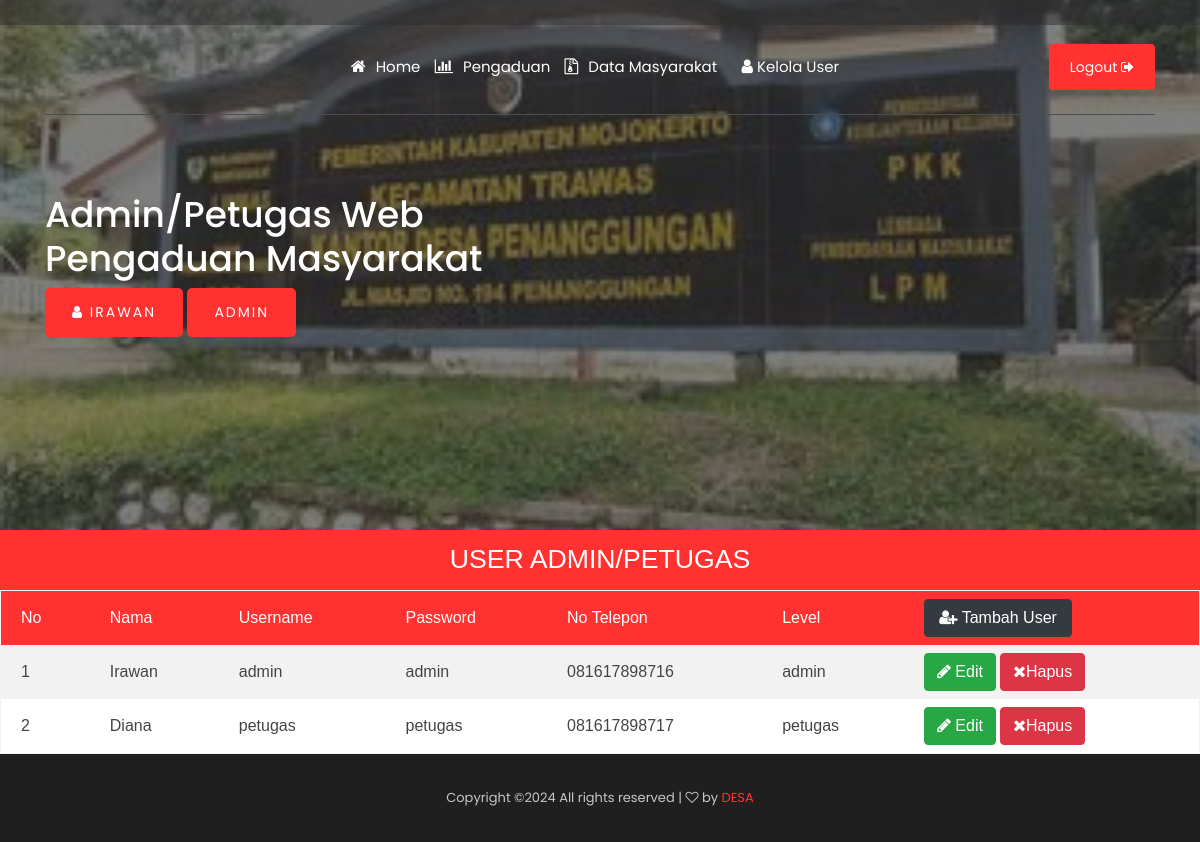
The page /user_admin.php (signed in) on the database its author committed.
### tables this page shows
CREATE TABLE `petugas` (
  `id_petugas` int(11) NOT NULL,
  `nama_petugas` varchar(35) NOT NULL,
  `username` varchar(25) NOT NULL,
  `password` varchar(32) NOT NULL,
  `tlp` varchar(13) NOT NULL,
  `level` enum('admin','petugas') NOT NULL
);

### user_admin.php (the view, shortened to what this page needs)
<?php
include 'koneksi.php';
if(!isset ($_SESSION['nama_petugas'])){
	header ("location: index.php");
	}else{
?>
<!doctype html>
<html class="no-js" lang="zxx">
<head>
   <link rel="stylesheet" href="css/bootstrap.min.css">
    <link rel="stylesheet" href="css/owl.carousel.min.css">
    <link rel="stylesheet" href="css/magnific-popup.css">
    <link rel="stylesheet" href="css/font-awesome.min.css">
    <link rel="stylesheet" href="css/style.css">
</head>
<body>
    <header>
        <div class="header-area ">
            <div class="header-top_area d-none d-lg-block">
                <div class="container">
                    <div class="row">
                        <div class="col-xl-6 col-md-6 ">
                        </div>
                        <div class="col-xl-6 col-md-6">
                        </div>
                    </div>
                </div>
            </div>
            <div id="sticky-header" class="main-header-area">
                <div class="container">
                    <div class="header_bottom_border">
                        <div class="row align-items-center">
                            <div class="col-xl-3 col-lg-2">
                                <div class="logo">
                                </div>
                            </div>
                            <div class="col-xl-6 col-lg-7">
                                <div class="main-menu  d-none d-lg-block">
                                    <nav>
                                        <ul id="navigation">
<?php
$level = $_SESSION ['level'] == 'petugas';
if ($level == 'petugas') {
?>
                                     <i class="fa fa-home" style="color:white"><li><a class="active" href="admin_petugas.php">Home</a></li></i>
                                     <i class="fa fa-bar-chart" style="color:white"><li><a class="active" href="data_pengaduan.php">Pengaduan</a></li></i>
                                    <?php }else{ ?>
                                     <i class="fa fa-home" style="color:white"><li><a class="active" href="admin_petugas.php">Home</a></li></i>
                                     <i class="fa fa-bar-chart" style="color:white"><li><a class="active" href="data_pengaduan.php">Pengaduan</a></li></i>
                                     <i class="fa fa-file-archive-o" style="color:white"><li><a class="active" href="data_masarakat.php">Data Masyarakat</a></li></i>
                                     <li><i class="fa fa-user" style="color:white"> <a href="#">Kelola User<i class="ti-angle-down"></i></a></i>
                                            </li>
                                     <?php } ?>
</ul>
                                    </nav>
                                </div>
                            </div>
                            <div class="col-xl-3 col-lg-3 d-none d-lg-block">
                                <div class="Appointment">
                                    <div class="book_btn d-none d-lg-block">
                                        <a href="logout.php" onclick="return confirm('Yakin Ingin Logout?')">Logout <i class="fa fa-sign-out"></i></a>
                                    </div>
                                </div>
                            </div>
                            <div class="col-12">
                            </div>
                        </div>
                    </div>
                </div>
            </div>
        </div>
    </header>
    <div class="slider_area2">
        <div class="slider_active owl-carousel">
            <div class="single_slider  d-flex align-items-center slider_bg_2 overlay2">
                <div class="container">
                    <div class="row">
                        <div class="col-xl-12">
             <div class="slider_text ">
                                <h1 style="color:white">Admin/Petugas Web<br>
                                    Pengaduan Masyarakat</h1>
                                <div class="video_service_btn">
                                    <a href="#" class="boxed-btn3" style="text-transform: uppercase;"><i class="fa fa-user"></i> <?php echo $_SESSION['nama_petugas']?></a>
                                    <a href="#" class="boxed-btn3" style="text-transform: uppercase;"><?php echo $_SESSION['level']?></a>
                                </div>
                    </div>
                        </div>
                    </div>
                </div>
            </div>
        </div>
    </div>
    <div class="project_area">
    <p class="tulisan_input2">User admin/petugas</p>
    <table class="table1" align="center" width="100%">
		<tr>
			<th>No</th>
			<th>Nama</th>
			<th>Username</th>
			<th>Password</th>
            <th>No Telepon</th>
            <th>Level</th>
            <th><a class="btn btn-dark" style="float:left; width:58%" href="tambah_user.php" role="button"><i class="fa fa-user-plus"></i> Tambah User</a> </th>
		</tr>
<?php
$no = 1;
$query = mysqli_query ($conn, "SELECT * FROM petugas");
if (mysqli_num_rows ($query)){
while ($data = mysqli_fetch_array ($query)){
?>
<tr>
<td><?php echo $no++ ?></td>
<td><?php echo $data['nama_petugas'] ?></td>
<td><?php echo $data['username'] ?></td>
<td><?php echo $data['password'] ?></td>
<td><?php echo $data['tlp'] ?></td>
<td><?php echo $data['level'] ?></td>
<td>
<a class="btn btn-success" href="edit_user_admin.php?id=<?php echo $data['id_petugas'] ?>" role="button"><i class="fa fa-pencil"></i> Edit</a>
<a onClick="return confirm('Yakin Ingin Menghapus?')" class="btn btn-danger" href="hapus_user_admin.php?idd=<?php echo $data['id_petugas'] ?>" role="button"><i class="fa fa-remove"></i>Hapus</a>
</td>
</tr>
<?php }}else{
	echo '<tr><td colspan="8" align="center">TIDAK ADA DATA!!!</td></tr>';
}?>
</table>
    </div>
    <footer class="footer">
        <div class="copy-right_text">
            <div class="container">
                <div class="footer_border"></div>
                <div class="row">
                    <div class="col-xl-12">
                        <p class="copy_right text-center">
Copyright &copy;<script>document.write(new Date().getFullYear());</script> All rights reserved | <i class="fa fa-heart-o" aria-hidden="true"></i> by <a href="#" target="_blank">DESA</a>
                        </p>
                    </div>
                </div>
            </div>
        </div>
    </footer>
</body>
</html>
<?php } ?>

### rows shown on the page
petugas: nama_petugas "Irawan", username "admin", password "admin", tlp "081617898716", level "admin"
petugas: nama_petugas "Diana", username "petugas", password "petugas", tlp "081617898717", level "petugas"

### other values the page prints
$_SESSION['nama_petugas'] "IRAWAN"
$_SESSION['level'] "ADMIN"
